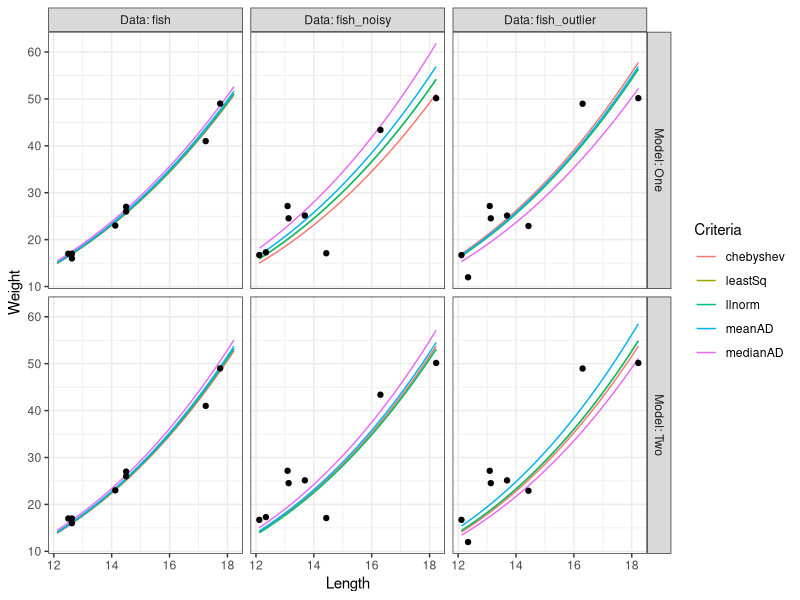
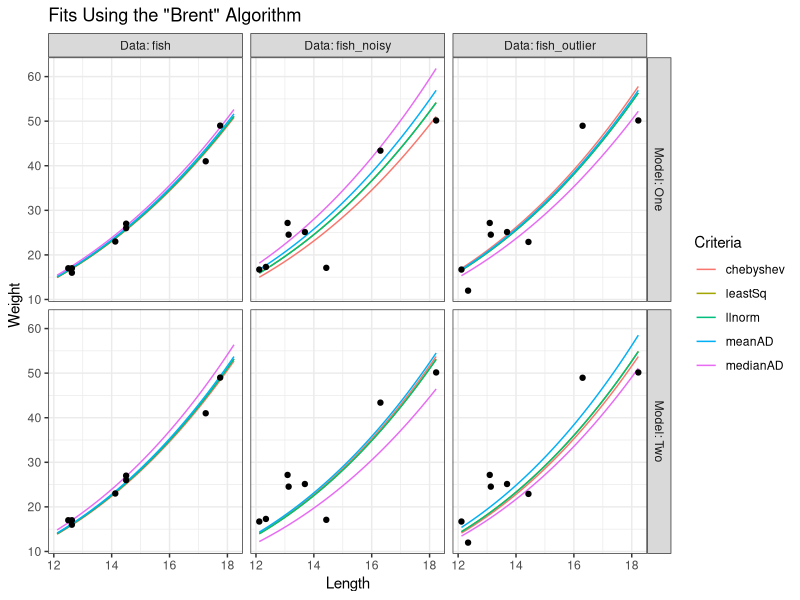

Source code (R) for these figures, in order:
## ---- chunk 1
fish <- data.frame("l" = c(14.5, 12.5, 17.25, 14.5, 12.625, 17.75, 14.125, 12.625),
                   "g" = c(9.75, 8.375, 11.0, 9.75, 8.5, 12.5, 9.0, 8.5),
                   "W" = c(27, 17, 41, 26, 17, 49, 23, 16))
head(fish)
## ---- chunk 2
set.seed(68459)
fish_noisy <- data.frame(apply(fish, c(1,2), function(x) rnorm(1,x)))
head(fish_noisy)
## ---- chunk 3
set.seed(15697)
fish_outlier <- fish_noisy
nChanges <- 3
changeMe  <- sample(1:nrow(fish_outlier), nChanges)
CV <- var(fish_outlier$W)/mean(fish_outlier$W)
fish_outlier$W[changeMe] <- fish_outlier$W[changeMe] + rnorm(nChanges,CV)*sample(c(-1,1),nChanges,replace=T)
fish$W - fish_outlier$W #compare our final W to the original W
## ---- chunk 4
chebyshev <- function(y, yhat) max(abs(y - yhat))
meanAD <- function(y, yhat) mean(abs(y - yhat))
medianAD <- function(y, yhat) median(abs(y - yhat))
leastSq <- function(y, yhat) mean(abs(y - yhat)^2)
llnorm <- function(y, yhat) sum(dnorm(y, yhat, log = T))
## ---- chunk 5
## for W = k l ^3
objOne <- function(k, data, dist = "chebyshev"){
  with(data,{
    W_hat <- k*l^3 #calculate the value of the first model for some parameter
    eval(call(dist, W, W_hat)) #use the distance function specified
  })
}

## for W = k l g ^2
objTwo <- function(k, data, dist = "chebyshev"){
  with(data,{
    W_hat <- k*l*g^2 #calculate the value of the first model for some parameter
    eval(call(dist, W, W_hat)) #use the distance function specified
  })
}

###Try it out
objOne(0.5,fish)
objTwo(0.5,fish)
## ---- chunk 6

#Model one guesses
guess_1 <- with(fish, mean(W / l^3)) 
guess_1_n <- with(fish_noisy, mean(W / l^3)) 
guess_1_o <- with(fish_outlier, mean(W / l^3)) 

#Model two guesses
guess_2 <- with(fish, mean(W / (l*g^2))) 
guess_2_n <- with(fish_noisy, mean(W / (l*g^2))) 
guess_2_o <- with(fish_outlier, mean(W / (l*g^2))) 

c(guess_1,guess_1_n,guess_1_o)
c(guess_2,guess_2_n,guess_2_o)
## ---- chunk 7
results <- data.frame()
critList <- c("chebyshev","meanAD","medianAD","leastSq","llnorm")
dataList <- c("fish","fish_noisy","fish_outlier")
for(i in critList){
  for(j in dataList){
    clist <- if(i == "llnorm") list(fnscale = -1) else list()
    newResult <- data.frame(optim(guess_1, objOne, data = get(j), dist = i, control = clist)[c("par","value","convergence")])
    newResult$Criteria <- i
    newResult$Data <- j
    results <- rbind(results, newResult)
  }
}
results

### repeat for model 2

results2 <- data.frame()
for(i in critList){
  for(j in dataList){
    clist <- if(i == "llnorm") list(fnscale = -1) else list()
    newResult <- data.frame(optim(guess_2, objTwo, data = get(j), dist = i, control = clist)[c("par","value","convergence")])
    newResult$Criteria <- i
    newResult$Data <- j
    results2 <- rbind(results2, newResult)
  }
}
results2
## ---- chunk 8

modelOne <- function(l, k) k * l^3
modelTwo <- function(l, g, k) k * l * g^2

raw <- rbind(fish,fish_noisy, fish_outlier)
raw$Data <- rep(dataList, each = nrow(fish))

lVals <- seq(min(raw$l), max(raw$l), length=100)
gVals <- seq(min(raw$g), max(raw$g), length=100)


plotData <- data.frame()
for(i in critList){
  for(j in dataList){
    p1 <- subset(results, Data == j & Criteria == i)$par
    p2 <- subset(results2, Data == j & Criteria == i)$par
    plotData <- rbind(plotData, 
                      data.frame(l=lVals, Criteria = i, Data = j, 
                                 W = c(modelOne(lVals, p1), modelTwo(lVals,gVals,p2)),
                                 Model = rep(c("One","Two"), each = length(lVals)))
                      )
  }
}

library(ggplot2)
g <- ggplot(plotData, aes(x = l, y = W))
g + geom_line(aes(color=Criteria)) + geom_point(data = raw) + 
  facet_grid(rows = vars(Model), cols= vars(Data), labeller = label_both) +
  theme_bw() + xlab("Length") + ylab("Weight")
## ---- chunk 9

algos <- c("Nelder-Mead", "BFGS", "CG", "L-BFGS-B", "SANN","Brent")

results3 <- data.frame()
for(i in critList){
  for(j in dataList){
    for(k in algos){
      clist <- if(i == "llnorm") list(fnscale = -1) else list()
      newResult <- suppressWarnings(data.frame(optim(guess_1, objOne, data = get(j), dist = i, 
                                    control = clist, method = k, lower = 0, upper = 1)[c("value")]))
      newResult$Criteria <- i
      newResult$Data <- j
      newResult$Algorithm <- k
      results3 <- rbind(results3, newResult)
    }
  }
}

xtabs(value ~ Criteria + Algorithm + Data, data = results3)
## ---- chunk 10
### model 2

results4 <- data.frame()
for(i in critList){
  for(j in dataList){
    for(k in algos){
      clist <- if(i == "llnorm") list(fnscale = -1) else list()
      newResult <- suppressWarnings(data.frame(optim(guess_2, objTwo, data = get(j), dist = i, 
                                    control = clist, method = k, lower = 0, upper = 1)[c("value")]))
      newResult$Criteria <- i
      newResult$Data <- j
      newResult$Algorithm <- k
      results4 <- rbind(results4, newResult)
    }
  }
}

xtabs(value ~ Criteria + Algorithm + Data, data = results4)
## ---- chunk 11

results <- data.frame()
critList <- c("chebyshev","meanAD","medianAD","leastSq","llnorm")
dataList <- c("fish","fish_noisy","fish_outlier")
for(i in critList){
  for(j in dataList){
    clist <- if(i == "llnorm") list(fnscale = -1) else list()
    newResult <- data.frame(optim(guess_1, objOne, data = get(j), dist = i, 
                                  control = clist, method = "Brent", lower = 0, upper = 1)[c("par","value","convergence")])
    newResult$Criteria <- i
    newResult$Data <- j
    results <- rbind(results, newResult)
  }
}
results

### repeat for model 2

results2 <- data.frame()
for(i in critList){
  for(j in dataList){
    clist <- if(i == "llnorm") list(fnscale = -1) else list()
    newResult <- data.frame(optim(guess_2, objTwo, data = get(j), dist = i, 
                                  control = clist, method = "Brent", lower = 0, upper = 1)[c("par","value","convergence")])
    newResult$Criteria <- i
    newResult$Data <- j
    results2 <- rbind(results2, newResult)
  }
}
results2

plotData <- data.frame()
for(i in critList){
  for(j in dataList){
    p1 <- subset(results, Data == j & Criteria == i)$par
    p2 <- subset(results2, Data == j & Criteria == i)$par
    plotData <- rbind(plotData, 
                      data.frame(l=lVals, Criteria = i, Data = j, 
                                 W = c(modelOne(lVals, p1), modelTwo(lVals,gVals,p2)),
                                 Model = rep(c("One","Two"), each = length(lVals)))
                      )
  }
}

g <- ggplot(plotData, aes(x = l, y = W))
g + geom_line(aes(color=Criteria)) + geom_point(data = raw) + 
  facet_grid(rows = vars(Model), cols= vars(Data), labeller = label_both) +
  theme_bw() + xlab("Length") + ylab("Weight") + ggtitle("Fits Using the \"Brent\" Algorithm")
